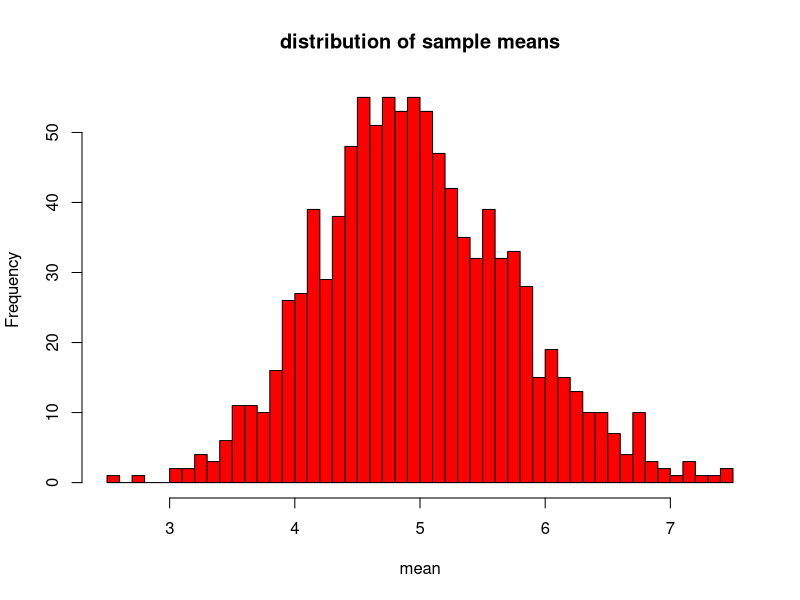
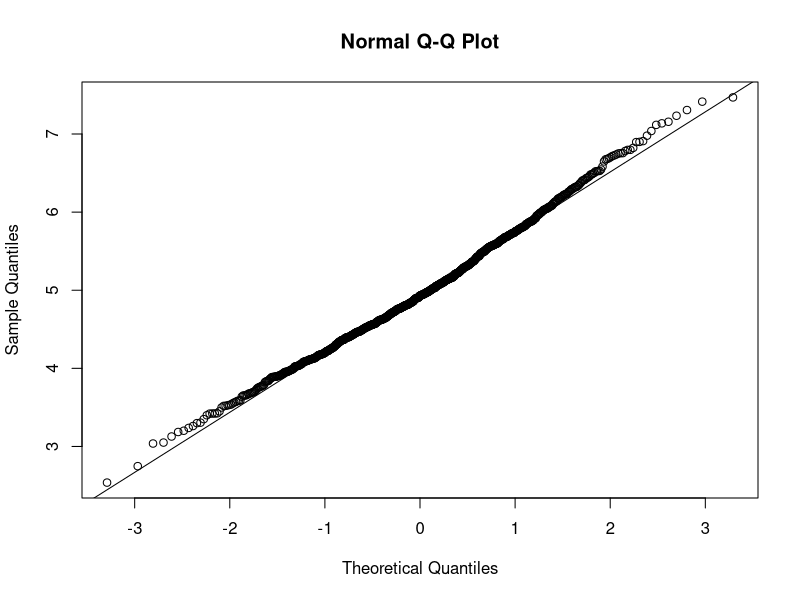

Reproduce these figures in R, in order.
## ---- chunk 1
knitr::opts_chunk$set(echo = TRUE)
## ---- chunk 2
library(dbplyr)
library(ggplot2)
if(!file.exists("~/data")){dir.create("~/data")}
## ---- chunk 3
n<- 40
simulations<- 1000
lambda<- 0.2
sample_mean<- as.numeric()
for(i in 1:simulations){
  sample_mean <- c(sample_mean, mean(rexp(n, lambda)))
}
mean(sample_mean)
## ---- chunk 4
variance<- var(sample_mean)
variance
## ---- chunk 5
hist(sample_mean, breaks=n, col = "red", xlab="mean", main= "distribution of sample means")
qqnorm(sample_mean)
qqline(sample_mean)
